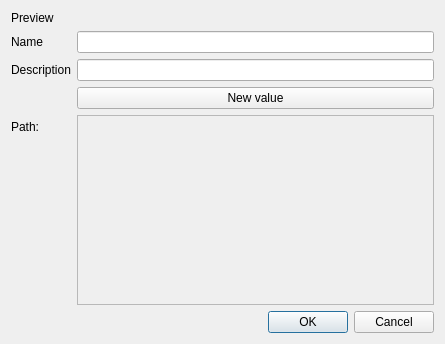
<?xml version="1.0" encoding="UTF-8"?>
<ui version="4.0">
 <class>AddLinePatternDialog</class>
 <widget class="QDialog" name="AddLinePatternDialog">
  <property name="geometry">
   <rect>
    <x>0</x>
    <y>0</y>
    <width>445</width>
    <height>344</height>
   </rect>
  </property>
  <property name="sizePolicy">
   <sizepolicy hsizetype="Preferred" vsizetype="Fixed">
    <horstretch>0</horstretch>
    <verstretch>0</verstretch>
   </sizepolicy>
  </property>
  <property name="windowTitle">
   <string>Dialog</string>
  </property>
  <layout class="QFormLayout" name="formLayout">
   <item row="0" column="0">
    <widget class="QLabel" name="previewLabel">
     <property name="text">
      <string>Preview</string>
     </property>
    </widget>
   </item>
   <item row="1" column="0">
    <widget class="QLabel" name="nameLabel">
     <property name="text">
      <string>Name</string>
     </property>
    </widget>
   </item>
   <item row="1" column="1">
    <widget class="QLineEdit" name="name"/>
   </item>
   <item row="2" column="0">
    <widget class="QLabel" name="descriptionLabel">
     <property name="text">
      <string>Description</string>
     </property>
    </widget>
   </item>
   <item row="2" column="1">
    <widget class="QLineEdit" name="description"/>
   </item>
   <item row="3" column="1">
    <widget class="QPushButton" name="newValueButton">
     <property name="sizePolicy">
      <sizepolicy hsizetype="Preferred" vsizetype="Fixed">
       <horstretch>0</horstretch>
       <verstretch>0</verstretch>
      </sizepolicy>
     </property>
     <property name="text">
      <string>New value</string>
     </property>
    </widget>
   </item>
   <item row="4" column="0">
    <widget class="QLabel" name="pathLabel">
     <property name="sizePolicy">
      <sizepolicy hsizetype="Preferred" vsizetype="Preferred">
       <horstretch>0</horstretch>
       <verstretch>0</verstretch>
      </sizepolicy>
     </property>
     <property name="text">
      <string>Path:</string>
     </property>
    </widget>
   </item>
   <item row="4" column="1">
    <widget class="QScrollArea" name="scrollArea">
     <property name="sizePolicy">
      <sizepolicy hsizetype="Preferred" vsizetype="Preferred">
       <horstretch>0</horstretch>
       <verstretch>1</verstretch>
      </sizepolicy>
     </property>
     <property name="widgetResizable">
      <bool>true</bool>
     </property>
     <widget class="QWidget" name="pathList">
      <property name="geometry">
       <rect>
        <x>0</x>
        <y>0</y>
        <width>344</width>
        <height>156</height>
       </rect>
      </property>
      <property name="sizePolicy">
       <sizepolicy hsizetype="Preferred" vsizetype="Preferred">
        <horstretch>0</horstretch>
        <verstretch>0</verstretch>
       </sizepolicy>
      </property>
      <layout class="QVBoxLayout" name="verticalLayout">
       <item>
        <spacer name="verticalSpacer">
         <property name="orientation">
          <enum>Qt::Vertical</enum>
         </property>
         <property name="sizeHint" stdset="0">
          <size>
           <width>20</width>
           <height>40</height>
          </size>
         </property>
        </spacer>
       </item>
      </layout>
     </widget>
    </widget>
   </item>
   <item row="6" column="1">
    <widget class="QDialogButtonBox" name="buttonBox">
     <property name="orientation">
      <enum>Qt::Horizontal</enum>
     </property>
     <property name="standardButtons">
      <set>QDialogButtonBox::Cancel|QDialogButtonBox::Ok</set>
     </property>
     <property name="centerButtons">
      <bool>false</bool>
     </property>
    </widget>
   </item>
   <item row="0" column="1">
    <widget class="QLabel" name="preview">
     <property name="sizePolicy">
      <sizepolicy hsizetype="Expanding" vsizetype="Preferred">
       <horstretch>0</horstretch>
       <verstretch>0</verstretch>
      </sizepolicy>
     </property>
     <property name="text">
      <string/>
     </property>
    </widget>
   </item>
  </layout>
 </widget>
 <resources/>
 <connections>
  <connection>
   <sender>buttonBox</sender>
   <signal>accepted()</signal>
   <receiver>AddLinePatternDialog</receiver>
   <slot>accept()</slot>
   <hints>
    <hint type="sourcelabel">
     <x>248</x>
     <y>254</y>
    </hint>
    <hint type="destinationlabel">
     <x>157</x>
     <y>274</y>
    </hint>
   </hints>
  </connection>
  <connection>
   <sender>buttonBox</sender>
   <signal>rejected()</signal>
   <receiver>AddLinePatternDialog</receiver>
   <slot>reject()</slot>
   <hints>
    <hint type="sourcelabel">
     <x>316</x>
     <y>260</y>
    </hint>
    <hint type="destinationlabel">
     <x>286</x>
     <y>274</y>
    </hint>
   </hints>
  </connection>
 </connections>
</ui>
